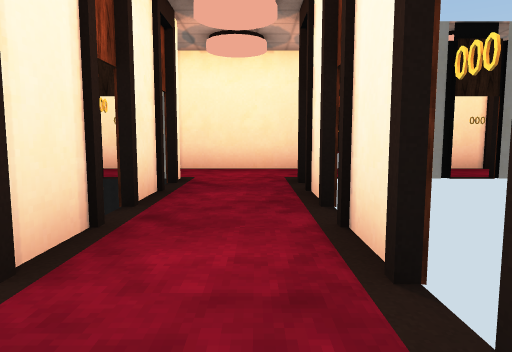
view 1 (above)

22 first-person views from a walk through a 3-D level made in the Unity game engine. The camera is 1.4 m above the floor, tilts 6° down and sees 70° across. Doors are open. The floor is counted in squares, 2 m on a side. Each view is taken from the middle of a square. On the plan, view 1 faces up. The plan holds only what a view shows up to about 11 squares ahead; the rest is blank. The place goes on beyond the plan. The player is left out.

view 2
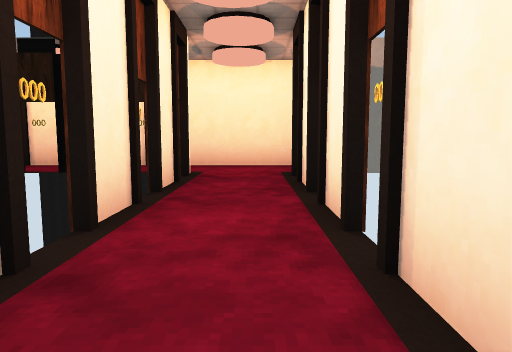

view 3
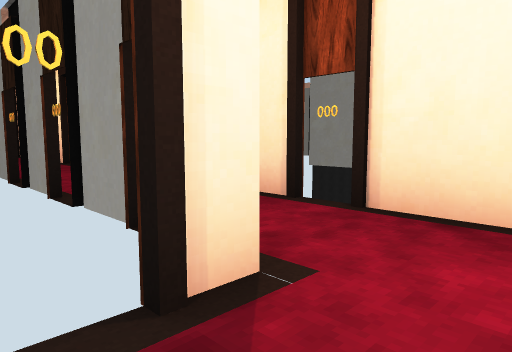

view 4
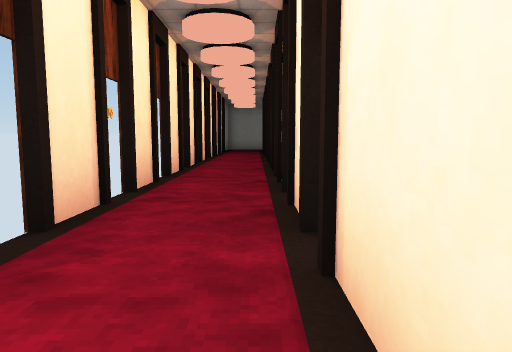

view 5
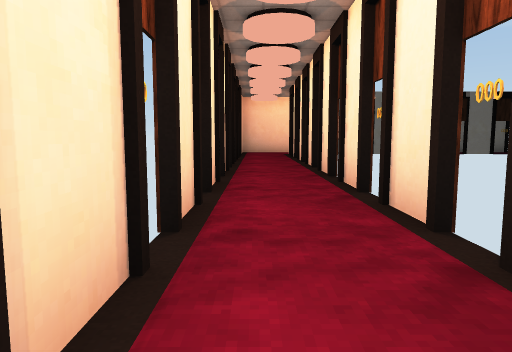

view 6
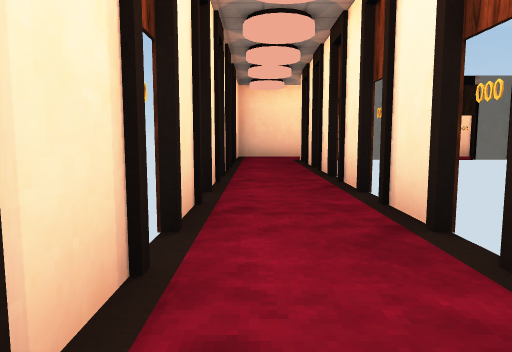

view 7
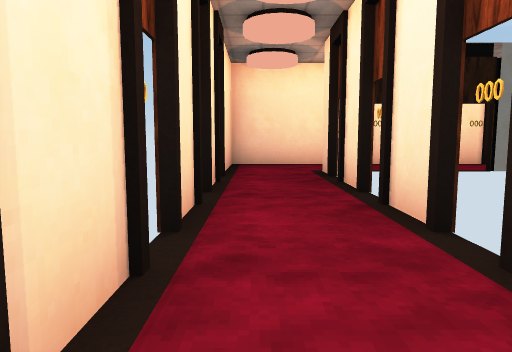

view 8
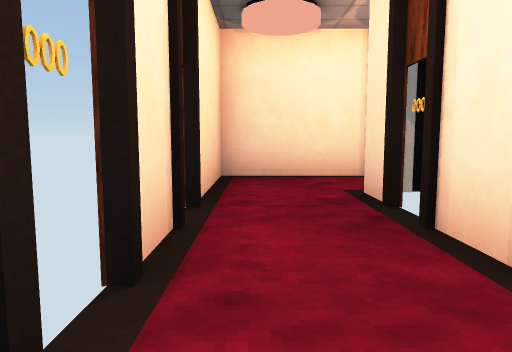

view 9
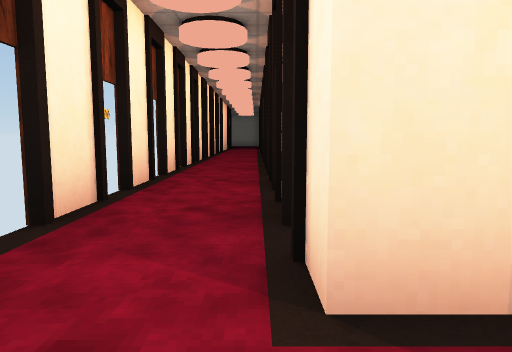

view 10
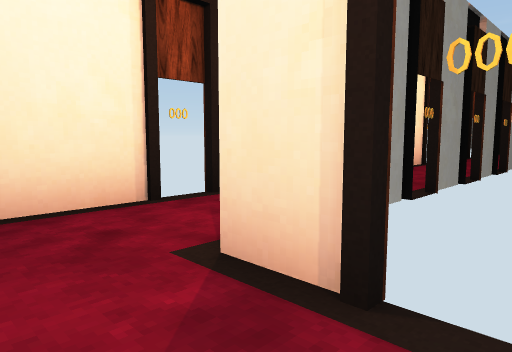

view 11
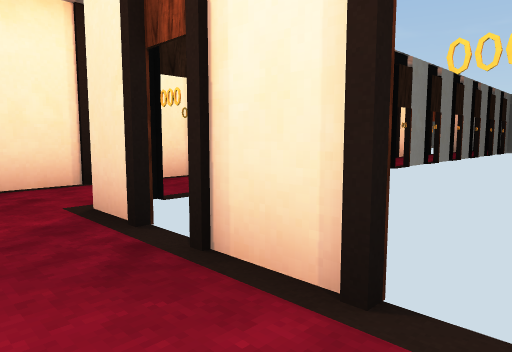

view 12
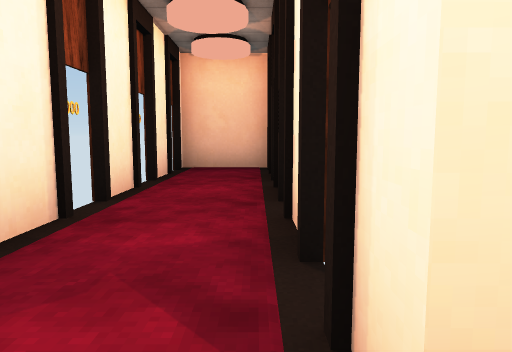

view 13
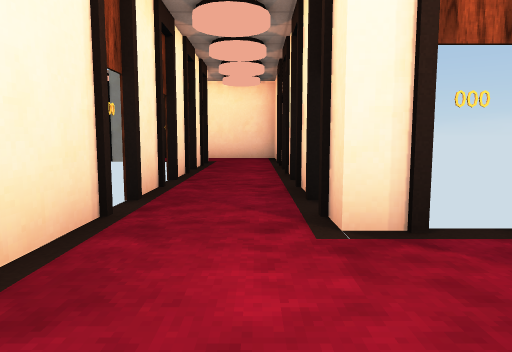

view 14
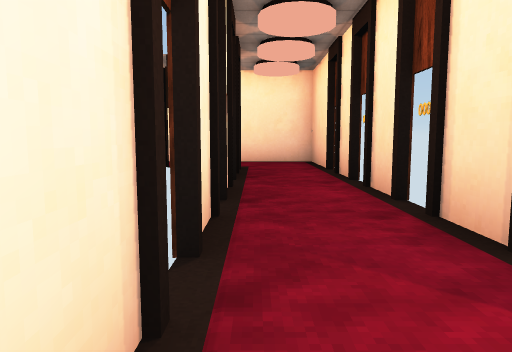

view 15
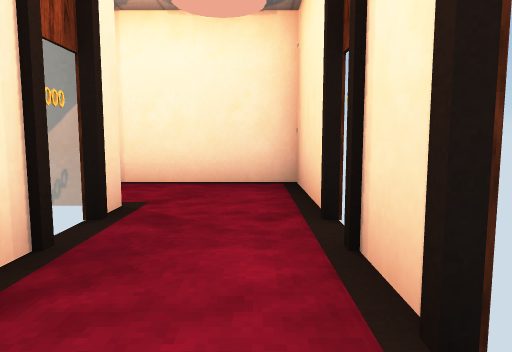

view 16
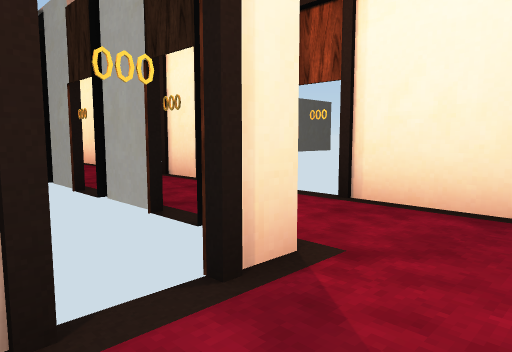

view 17
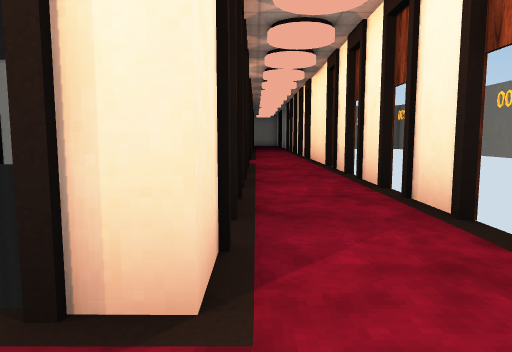

view 18
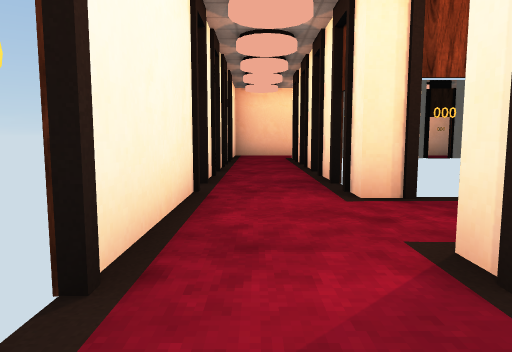

view 19
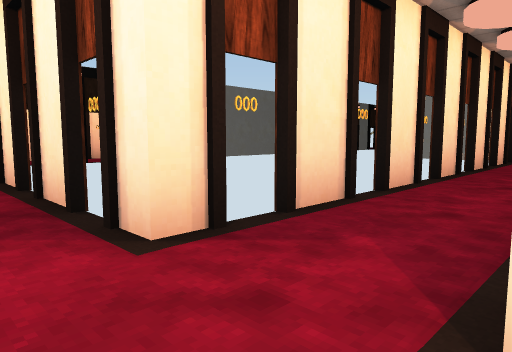

view 20
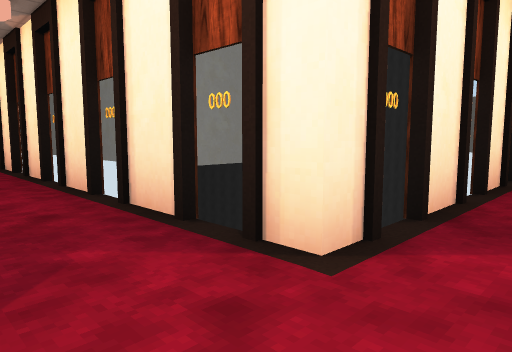

view 21
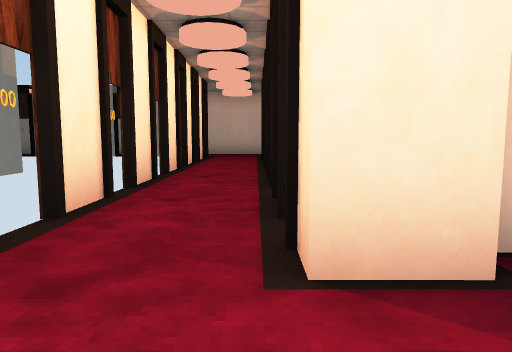

view 22
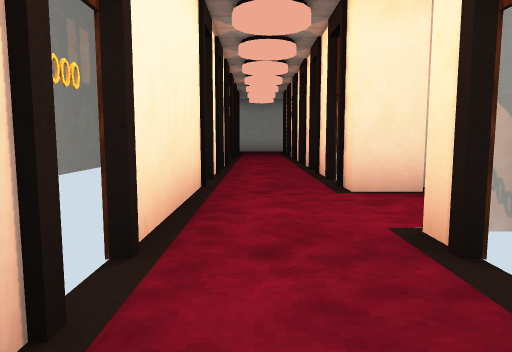

### Floor plan
Points are (right, up) in squares from view 1. A wall is a line through its corners. A room is listed if a view was taken in it or the views show most of it. See-through windows are left out.
Room 1 (views 1, 2, 3, 4, 5, 6, 7, 8, 10, 11, 12, 13, 14)
walls: (-6, 6.4) (-4.6, 6.4); (-8, 6.4) (-6.6, 6.4); (-4, 6.4) (-2.6, 6.4); (-10, 6.4) (-8.6, 6.4); (-1.3, 6.4) (-1.3, 0.8); (-12, 6.4) (-10.6, 6.4); (0.6, 8.4) (-19.7, 8.4); (0.7, 5.6) (0.7, 6.4); (0.7, 3.6) (0.7, 5); (-14, 6.4) (-12.6, 6.4); (0.7, 1.6) (0.7, 3); (-1.4, -1.7) (0.7, -1.7) (0.7, -1); (0.7, -0.4) (0.7, 1); (-16, 6.4) (-14.6, 6.4); (-18, 6.4) (-16.6, 6.4); (-19.6, 6.4) (-18.6, 6.4)
ways out: opening at (-19, 7) to room 2; opening at (1, 7) to room 3; open door at (2.9, 4.1) to room 3; open door at (-13.7, 11.5); open door at (-7.6, 4.9)
Room 2 (view 9)
walls: (-21.8, 9.2) (-21.8, 6.4) (-19.6, 6.4)
ways out: opening at (-19, 7) to room 1; opening at (-21, 9)
Room 3 (views 15, 16, 17)
walls: (6, 6.4) (7.4, 6.4); (4, 6.4) (5.4, 6.4); (8, 6.4) (10.8, 6.4) (10.8, 8.4); (8.8, 8.4) (0.6, 8.4); (2, 6.4) (3.4, 6.4); (0.7, 6.4) (1.4, 6.4)
ways out: opening at (1, 7) to room 1; open door at (2.9, 4.1) to room 1; opening at (10, 9) to room 5; open door at (6, 9.8) to room 5
Room 4 (view 18)
walls: (8.8, 23.5) (8.8, 18.8)
ways out: opening at (10, 20) to room 5; open door at (9, 20) to room 5; open door at (9, 22); open door at (9, 24); open door at (11, 20)
Room 5 (views 19, 20)
walls: (7.5, 18.8) (6.1, 18.8); (5.5, 18.8) (4.1, 18.8); (8.8, 18.8) (8.1, 18.8); (3.5, 18.8) (2.1, 18.8); (10.8, 16) (10.8, 19.5); (2.1, 16.7) (8.8, 16.7) (8.8, 8.4); (10.8, 14) (10.8, 15.4); (1.5, 18.8) (0.1, 18.8); (0.1, 16.7) (1.5, 16.7); (10.8, 12) (10.8, 13.4); (-0.5, 18.8) (-1.9, 18.8); (10.8, 10) (10.8, 11.4); (-1.9, 16.7) (-0.5, 16.7); (10.8, 8.4) (10.8, 9.4)
ways out: opening at (10, 9) to room 3; open door at (6, 9.8) to room 3; opening at (10, 20) to room 4; open door at (9, 20) to room 4; opening at (-2, 18) to room 6; open door at (-2, 17) to room 6; open door at (-2, 19); open door at (0, 17); open door at (0, 19); open door at (2, 17); open door at (2, 19); open door at (4, 17); open door at (4, 19); open door at (6, 17); open door at (6, 19); open door at (8, 17); open door at (8, 19); open door at (11, 12.5)
Room 6 (views 21, 22)
walls: (-6, 16.8) (-5.3, 16.8); (-3.2, 15.7) (-3.2, 16.7) (-2.5, 16.7); (-2.6, 18.8) (-6, 18.8)
ways out: opening at (-2, 18) to room 5; open door at (-2, 17) to room 5; open door at (-7.5, 17); open door at (-7.5, 19)

Where each view was taken, in squares from view 1:
view 1: 0 up, 0 right, facing up
view 2: 1 down, 0 right, facing up
view 3: 5 up, 0 right, facing up-left
view 4: 8 up, 0 right, facing left
view 5: 7 up, 4 left, facing left
view 6: 7 up, 8 left, facing left
view 7: 7 up, 12 left, facing left
view 8: 7 up, 15 left, facing left
view 9: 7 up, 20 left, facing up
view 10: 7 up, 18 left, facing up-left
view 11: 7 up, 16 left, facing up-left
view 12: 7 up, 1 left, facing down
view 13: 7 up, 2 left, facing right
view 14: 8 up, 0 right, facing right
view 15: 7 up, 5 right, facing right
view 16: 7 up, 7 right, facing up-right
view 17: 7 up, 9 right, facing up
view 18: 21 up, 10 right, facing down
view 19: 19 up, 10 right, facing down-left
view 20: 17 up, 10 right, facing up-left
view 21: 17 up, 5 left, facing right
view 22: 18 up, 8 left, facing right
